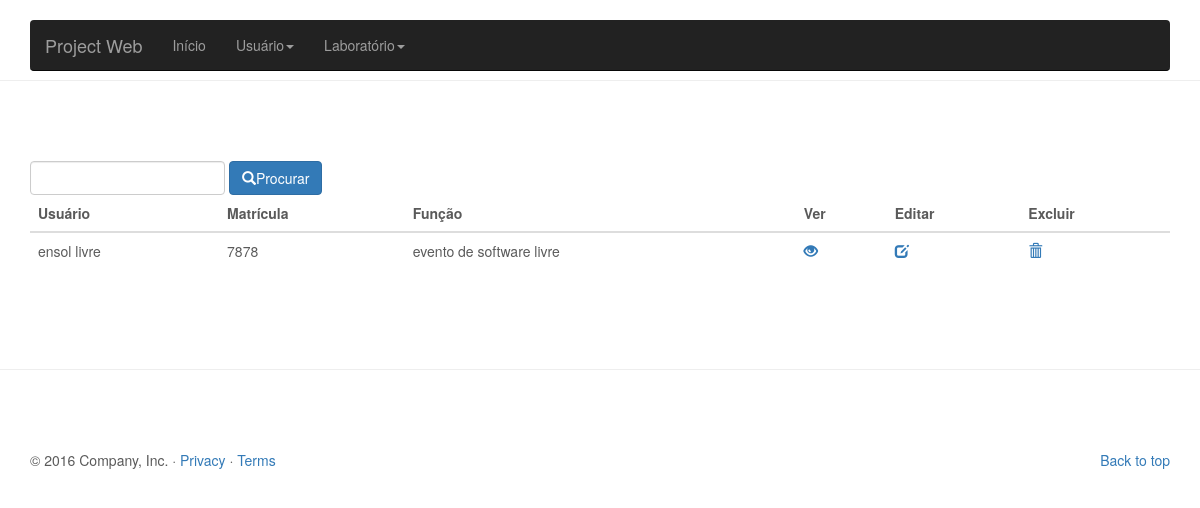
The page /lab/view/listarUser.php?buscar=ensol livre on the database its author committed.
### tables this page shows
CREATE TABLE `usuario` (
  `matricula` int(11) NOT NULL,
  `nome` varchar(100) DEFAULT NULL,
  `funcao` varchar(30) DEFAULT NULL
);

### lab/view/listarUser.php (the view, shortened to what this page needs)
<?php include '../controller/conexao.php';
  if(!empty($_REQUEST)){
    $busca = $_REQUEST['buscar'];
    $query = "SELECT * FROM usuario WHERE nome LIKE '%$busca%' or matricula LIKE '%$busca%'";
  }else{
    $query = "SELECT * FROM usuario";
  }
$res = mysqli_query($conn, $query);
?>
<!DOCTYPE html>
<html lang="pt-br">
  <head>
    <link href="../css/bootstrap.min.css" rel="stylesheet">
    <link href="../css/carousel.css" rel="stylesheet">
  </head>
  <body>
    <div class="navbar-wrapper">
      <div class="container">
        <nav class="navbar navbar-inverse navbar-static-top">
          <div class="container">
            <div class="navbar-header">
              <a class="navbar-brand" href="inicio.php">Project Web</a>
            </div>
            <div id="navbar" class="navbar-collapse collapse">
              <ul class="nav navbar-nav">
                <li><a href="inicio.php">Início</a></li>
                <li class="dropdown">
                  <a href="inserirUser.php" class="dropdown-toggle" data-toggle="dropdown" role="button" aria-haspopup="true" aria-expanded="false">Usuário<span class="caret"></span></a>
                  <li class="dropdown">
                  <a href="inserirUser.php" class="dropdown-toggle" data-toggle="dropdown" role="button" aria-haspopup="true" aria-expanded="false">Laboratório<span class="caret"></span></a>
                </li>
              </ul>
            </div>
          </div>
        </nav>
      </div>
    </div>
<hr class="featurette-divider">
       <div class="container">
       <form class="form-inline" method="get" action="listarUser.php">
        <input type="text" name="buscar" id="nome" class="form-control" autofocus>
        <button class="btn btn-primary" type="submit"><span class="glyphicon glyphicon-search"></span>Procurar</button>
        </form>
    <table class="table table-hover">
    <thead>
      <tr>
        <th>Usuário</th>
        <th>Matrícula</th>
        <th>Função</th>
        <th>Ver</th>
        <th>Editar</th>
        <th>Excluir</th>
      </tr>
    </thead>
    <tbody>
      <?php
while($linha = mysqli_fetch_array($res)){
        echo "<tr><td>".$linha['nome']."</td>";
        echo "<td>".$linha['matricula']."</td>";
        echo "<td>".$linha['funcao']."</td>";
        echo "<td><a href=\"verUser.php?btn=atualizar&nome=$linha[nome]&matricula=$linha[matricula]&funcao=$linha[funcao]\"><span class='glyphicon glyphicon-eye-open'></span></a></td>";
        echo "<td><a href=\"editUser.php?btn=atualizar&nome=$linha[nome]&matricula=$linha[matricula]&funcao=$linha[funcao]\"><span class='glyphicon glyphicon-edit'></span></a></td>";
        echo "<td><a href=\"../controller/controllerUser.php?btn=deletar&nome=$linha[nome]&matricula=$linha[matricula]&funcao=$linha[funcao]\"onClick=\"return confirm('Tem certeza que deseja excluir?')\"><span class='glyphicon glyphicon-trash'></span></a></td></tr>";
 } ?>
    </tbody>
  </table>
</div>
<hr class="featurette-divider">
    <div class="container marketing">
      <footer>
        <p class="pull-right"><a href="#">Back to top</a></p>
        <p>&copy; 2016 Company, Inc. &middot; <a href="#">Privacy</a> &middot; <a href="#">Terms</a></p>
      </footer>
    </div>
  </body>
</html>

### lab/css/carousel.css (style rules this page uses)
body { padding-bottom: 40px; color: #5a5a5a; }
.navbar-wrapper { position: absolute; top: 0; right: 0; left: 0; z-index: 20; }
.navbar-wrapper > .container { padding-right: 0; padding-left: 0; }
.navbar-wrapper .navbar { padding-right: 15px; padding-left: 15px; }
.navbar-wrapper .navbar .container { width: auto; }
.featurette-divider { margin: 80px 0; }
@media (min-width: 768px) { .navbar-wrapper { margin-top: 20px; } }
@media (min-width: 768px) { .navbar-wrapper .container { padding-right: 15px; padding-left: 15px; } }
@media (min-width: 768px) { .navbar-wrapper .navbar { padding-right: 0; padding-left: 0; } }
@media (min-width: 768px) { .navbar-wrapper .navbar { border-radius: 4px; } }

### rows shown on the page
usuario: nome "ensol livre", matricula "7878", funcao "evento de software livre"
